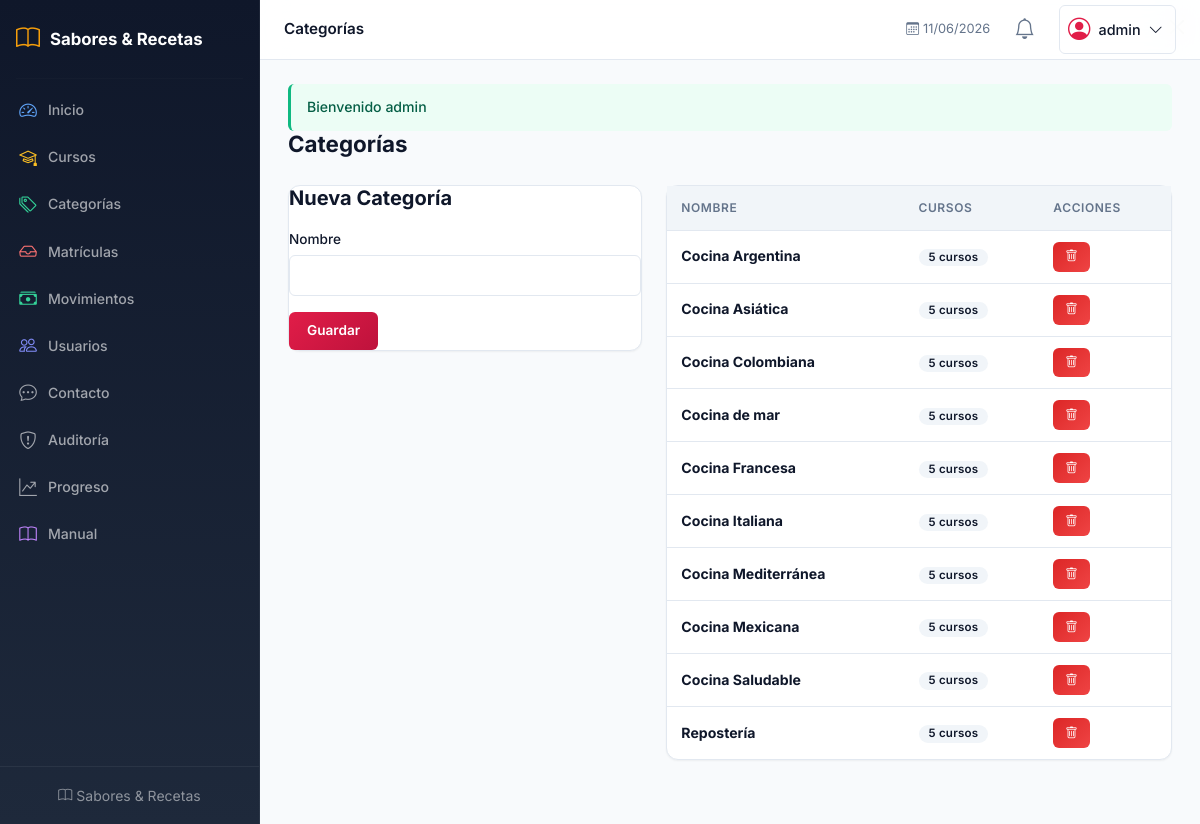
Page /index.php/categorias (signed in) on the committed database.
### tables this page shows
CREATE TABLE categorias (
  id int(11) NOT NULL AUTO_INCREMENT,
  name varchar(100) NOT NULL,
  description text,
  image_url varchar(255) DEFAULT '',
  created_at datetime DEFAULT CURRENT_TIMESTAMP,
  PRIMARY KEY (id)
);

### app/Core/Controller.php (called while the page is built, shortened)
<?php
abstract class Controller
{
    protected function view($view, $data = [])
    {
        extract($data);
        $viewPath = __DIR__ . '/../Views/' . str_replace('.', '/', $view) . '.php';
        ob_start(); require $viewPath; $content = ob_get_clean();
        require __DIR__ . '/../Views/layouts/main.php';
    }
}

### app/Controllers/CategoryController.php (called while the page is built, shortened)
<?php
class CategoryController extends Controller
{
    public function index()
    {
        $categorias = Category::withCourseCount();
        $this->view('categories.index', ['title' => 'Categorías', 'categorias' => $categorias]);
    }
}

### public/index.php (called while the page is built, shortened)
<?php
require_once __DIR__ . '/../app/autoload.php';
$router = new Router();
$router->get('login', 'AuthController@showLoginForm');
$router->post('login', 'AuthController@login');
$router->get('register', 'AuthController@showRegisterForm');
$router->post('register', 'AuthController@register');
$router->get('logout', 'AuthController@logout');
$router->get('admin', 'DashboardController@index', ['auth','role:admin']);
$router->get('/', 'DashboardController@index', ['auth','role:admin']);
$router->get('cursos', 'CourseController@index', ['auth','role:admin']);
$router->get('cursos/crear', 'CourseController@create', ['auth','role:admin']);
$router->post('cursos/guardar', 'CourseController@store', ['auth','role:admin']);
$router->get('cursos/editar/{id}', 'CourseController@edit', ['auth','role:admin']);
$router->post('cursos/actualizar/{id}', 'CourseController@update', ['auth','role:admin']);
$router->post('cursos/eliminar/{id}', 'CourseController@destroy', ['auth','role:admin']);
$router->get('categorias', 'CategoryController@index', ['auth','role:admin']);
$router->post('categorias/guardar', 'CategoryController@store', ['auth','role:admin']);
$router->post('categorias/eliminar/{id}', 'CategoryController@destroy', ['auth','role:admin']);
$router->get('catalogo', 'CartController@shop', ['auth']);
$router->post('api/carrito/checkout', 'CartController@checkout', ['auth','role:client']);
$router->get('inscripcion/{curso_id}', 'CartController@showEnrollmentForm', ['auth','role:client']);
$router->post('inscripcion/procesar', 'CartController@processEnrollment', ['auth','role:client']);
$router->get('mis-matriculas', 'CartController@myEnrollments', ['auth','role:client']);
$router->post('mis-matriculas/subir-pago', 'CartController@uploadPayment', ['auth','role:client']);
$router->get('admin/enrollments', 'EnrollmentController@pending', ['auth','role:admin']);
$router->post('admin/enrollments/aprobar/{id}', 'EnrollmentController@approve', ['auth','role:admin']);
$router->post('admin/enrollments/rechazar/{id}', 'EnrollmentController@reject', ['auth','role:admin']);
$router->get('admin/enrollments/todas', 'EnrollmentController@all', ['auth','role:admin']);
$router->post('admin/enrollments/cancelar/{id}', 'EnrollmentController@cancel', ['auth','role:admin']);
$router->get('movimientos', 'MovementController@index', ['auth','role:admin,worker']);
$router->post('movimientos/crear', 'MovementController@store', ['auth','role:admin,worker']);
$router->post('movimientos/aprobar/{id}', 'MovementController@approve', ['auth','role:admin']);
$router->post('movimientos/rechazar/{id}', 'MovementController@reject', ['auth','role:admin']);
$router->post('movimientos/eliminar/{id}', 'MovementController@destroy', ['auth','role:admin']);
$router->get('movimientos/exportar', 'MovementController@export', ['auth','role:admin,worker']);
$router->get('api/finance-data', 'MovementController@chartData', ['auth','role:admin']);
$router->get('usuarios', 'UserController@index', ['auth','role:admin']);
$router->get('usuarios/crear', 'UserController@create', ['auth','role:admin']);
$router->post('usuarios/guardar', 'UserController@store', ['auth','role:admin']);
$router->get('usuarios/editar/{id}', 'UserController@edit', ['auth','role:admin']);
$router->post('usuarios/actualizar/{id}', 'UserController@update', ['auth','role:admin']);
$router->post('usuarios/eliminar/{id}', 'UserController@destroy', ['auth','role:admin']);
$router->get('perfil', 'UserController@profile', ['auth']);
$router->get('perfil/editar', 'UserController@editProfile', ['auth']);
$router->post('perfil/actualizar', 'UserController@updateProfile', ['auth']);
$router->post('perfil/foto', 'UserController@uploadProfilePhoto', ['auth']);
$router->get('mis-cursos', 'UserController@myCourses', ['auth','role:client']);
$router->get('configuracion', 'UserController@settings', ['auth']);
$router->post('api/configuracion/notificaciones', 'UserController@saveNotifPrefs', ['auth']);
$router->get('manual', 'PageController@manual', ['auth']);
$router->get('api/notificaciones', 'PageController@notifications', ['auth']);
$router->post('api/notificaciones/leer/{id}', 'PageController@markRead', ['auth']);
$router->post('api/notificaciones/leer-todas', 'PageController@markAllRead', ['auth']);
$router->post('api/notificaciones/eliminar/{id}', 'PageController@deleteNotif', ['auth']);
$router->get('factura/{id}', 'InvoiceController@download', ['auth','role:admin,client']);
$router->get('factura/{id}/html', 'InvoiceController@preview', ['auth','role:admin,client']);
$router->get('contacto', 'ContactController@showForm');
$router->post('contacto/enviar', 'ContactController@send');
$router->get('contactos', 'ContactController@index', ['auth','role:admin']);
$router->post('contactos/eliminar/{id}', 'ContactController@destroy', ['auth','role:admin']);
$router->get('auditoria', 'AuditController@index', ['auth','role:admin']);
$router->get('recuperar-contrasena', 'AuthController@showForgotForm');
$router->post('recuperar-contrasena', 'AuthController@sendReset');
$router->get('restablecer-contrasena/{token}', 'AuthController@showResetForm');
$router->post('restablecer-contrasena/{token}', 'AuthController@doReset');
$router->post('api/usuarios/reset-password/{id}', 'AuthController@adminResetUser', ['auth','role:admin']);
$router->get('curso/{id}', 'CourseViewController@show', ['auth','role:client']);
$router->get('curso/{id}/clase/{claseId}', 'CourseViewController@classView', ['auth','role:client']);
$router->post('api/curso/{id}/clase/{claseId}/completar', 'CourseViewController@completeClass', ['auth','role:client']);
$router->get('curso/{id}/examen/{examenId}', 'ExamController@take', ['auth','role:client']);
$router->post('curso/{id}/examen/{examenId}/enviar', 'ExamController@submit', ['auth','role:client']);
$router->get('curso/{id}/examen/{examenId}/resultado/{intentoId}', 'ExamController@result', ['auth','role:client']);
$router->get('cursos/{id}/contenido', 'CourseController@manageContent', ['auth','role:admin']);
$router->post('api/cursos/{id}/modulos/guardar', 'CourseController@storeModule', ['auth','role:admin']);
$router->post('api/cursos/{id}/modulos/actualizar/{modId}', 'CourseController@updateModule', ['auth','role:admin']);
$router->post('api/cursos/{id}/modulos/eliminar/{modId}', 'CourseController@deleteModule', ['auth','role:admin']);
$router->post('api/cursos/{id}/clases/guardar', 'CourseController@storeClass', ['auth','role:admin']);
$router->post('api/cursos/{id}/clases/actualizar/{claseId}', 'CourseController@updateClass', ['auth','role:admin']);
$router->post('api/cursos/{id}/clases/eliminar/{claseId}', 'CourseController@deleteClass', ['auth','role:admin']);
$router->post('api/cursos/{id}/examenes/guardar', 'CourseController@storeExam', ['auth','role:admin']);
$router->post('api/cursos/{id}/examenes/actualizar/{examenId}', 'CourseController@updateExam', ['auth','role:admin']);
$router->post('api/examenes/{id}/preguntas/guardar', 'CourseController@storeQuestion', ['auth','role:admin']);
$router->post('api/preguntas/eliminar/{pqId}', 'CourseController@deleteQuestion', ['auth','role:admin']);
$router->get('admin/progreso', 'CourseController@progress', ['auth','role:admin']);
$router->get('', 'AuthController@redirectHome');
$router->dispatch();

### index.php (called while the page is built, shortened)
<?php
require __DIR__ . '/public/index.php';

### app/Helpers/functions.php (called while the page is built, shortened)
<?php
function e($v) { return Security::sanitize($v); }
function url($p = '') {
    $base = rtrim(dirname($_SERVER['SCRIPT_NAME']), '/');
    if ($p !== '') $base .= '/index.php';
    return $base . '/' . ltrim($p, '/');
}

### app/autoload.php (called while the page is built, shortened)
<?php
spl_autoload_register(function ($class) {
    $prefix = 'App\\';
    $baseDir = __DIR__ . '/';
    $len = strlen($prefix);
    $file = $baseDir . str_replace('\\', '/', substr($class, $len)) . '.php';
});
require_once __DIR__ . '/Helpers/functions.php';

### config/database.php (called while the page is built, shortened)
<?php
$envFile = __DIR__ . '/.env';
return [
    'host' => getenv('DB_HOST') ?: 'localhost',
    'port' => getenv('DB_PORT') ?: '3306',
    'dbname' => getenv('DB_NAME') ?: 'sabores_recetas',
    'username' => getenv('DB_USER') ?: 'root',
    'password' => getenv('DB_PASS') ?: '',
    'charset' => 'utf8mb4',
];

### app/Core/Database.php (called while the page is built, shortened)
<?php
class Database
{
    private static $instance = null;
    private $pdo;
    private function __construct()
    {
        $config = require __DIR__ . '/../../config/database.php';
        $dsn = "mysql:host={$config['host']};port={$config['port']};dbname={$config['dbname']};charset={$config['charset']}";
        $this->pdo = new PDO($dsn, $config['username'], $config['password'], [
            PDO::ATTR_ERRMODE => PDO::ERRMODE_EXCEPTION,
            PDO::ATTR_DEFAULT_FETCH_MODE => PDO::FETCH_ASSOC,
            PDO::ATTR_EMULATE_PREPARES => false,
        ]);
    }
    public static function getInstance()
    {
        if (self::$instance === null) self::$instance = new self();
        return self::$instance;
    }
    public function getConnection() { return $this->pdo; }
    public static function query($sql, $params = [])
    {
        $stmt = self::getInstance()->getConnection()->prepare($sql);
        $stmt->execute($params);
        return $stmt;
    }
    public static function fetchAll($sql, $params = []) { return self::query($sql, $params)->fetchAll(); }
}

### app/Models/Category.php (called while the page is built, shortened)
<?php
class Category extends Model
{
    public static function withCourseCount()
    {
        return \App\Core\Database::fetchAll("SELECT cat.*, (SELECT COUNT(*) FROM cursos WHERE category_id=cat.id AND status='active') as course_count FROM categorias cat ORDER BY cat.name");
    }
}

### app/Helpers/Security.php (called while the page is built, shortened)
<?php
class Security
{
    public static function sanitize($input) { return htmlspecialchars($input, ENT_QUOTES, 'UTF-8'); }
}

### app/Views/categories/index.php (the view, shortened to what this page needs)
<div class="d-flex justify-content-between align-items-center mb-4">
    <h1 class="page-title">Categorías</h1>
</div>
<div class="row">
    <div class="col-md-5 mb-4">
        <div class="card-modern">
            <div class="card-body">
                <h5 class="fw-bold mb-3">Nueva Categoría</h5>
                <form class="form-modern" method="post" action="<?= url('categorias/guardar') ?>">
                    <div class="mb-3">
                        <label class="form-label">Nombre</label>
                        <input type="text" name="name" class="form-control" required>
                    </div>
                    <button type="submit" class="btn-modern btn-modern-primary">Guardar</button>
                </form>
            </div>
        </div>
    </div>
    <div class="col-md-7 mb-4">
        <div class="card-modern">
            <div class="card-body p-0">
                <div class="table-responsive">
                    <table class="table-modern mb-0">
                        <thead><tr><th>Nombre</th><th>Cursos</th><th>Acciones</th></tr></thead>
                        <tbody>
                            <?php if (empty($categorias)): ?>
                            <tr><td colspan="3"><div class="empty-state"><i class="bi bi-tags"></i><p>No hay categorías</p></div></td></tr>
                            <?php else: ?>
                            <?php foreach ($categorias as $cat): ?>
                            <tr>
                                <td class="fw-bold"><?= e($cat['name']) ?></td>
                                <td><span class="badge bg-light text-dark"><?= $cat['course_count'] ?? 0 ?> cursos</span></td>
                                <td>
                                    <form method="post" action="<?= url('categorias/eliminar/' . $cat['id']) ?>" class="d-inline" onsubmit="return confirm('¿Eliminar categoría?')">
                                        <button type="submit" class="btn-modern btn-modern-danger btn-modern-sm"><i class="bi bi-trash"></i></button>
                                    </form>
                                </td>
                            </tr>
                            <?php endforeach; ?>
                            <?php endif; ?>
                        </tbody>
                    </table>
                </div>
            </div>
        </div>
    </div>
</div>

### app/Core/Router.php (shortened to what this page needs)
<?php
class Router
{
    private $routes = [];
    private function addRoute($method, $route, $action, $middleware)
    {
        $route = preg_replace('/\{([a-zA-Z_]+)\}/', '(?P<$1>[^/]+)', $route);
        $this->routes[] = ['method' => $method, 'route' => $route, 'pattern' => '#^' . $route . '$#', 'action' => $action, 'middleware' => $middleware];
    }
    public function dispatch()
    {
        $method = $_SERVER['REQUEST_METHOD'];
        $uri = trim(str_replace(dirname($_SERVER['SCRIPT_NAME']), '', parse_url($_SERVER['REQUEST_URI'], PHP_URL_PATH)), '/');
        $uri = preg_replace('#^index\.php/?#', '', $uri);
        foreach ($this->routes as $r) {
            if ($r['method'] !== $method) continue;
            $testUri = $r['route'] === '/' ? ($uri === '' ? '/' : null) : $uri;
            if ($testUri === null) continue;
            if (!preg_match($r['pattern'], $testUri, $matches)) continue;
            $params = array_filter($matches, 'is_string', ARRAY_FILTER_USE_KEY);
            list($ctrl, $meth) = explode('@', $r['action']);
            call_user_func_array([new $class(), $meth], $params);
            return;
        }
    }
}

### rows in the picture
categorias: name "Cocina Argentina", course_count "5"
categorias: name "Cocina Asiática", course_count "5"
categorias: name "Cocina Colombiana", course_count "5"
categorias: name "Cocina de mar", course_count "5"
categorias: name "Cocina Francesa", course_count "5"
categorias: name "Cocina Italiana", course_count "5"
categorias: name "Cocina Mediterránea", course_count "5"
categorias: name "Cocina Mexicana", course_count "5"
categorias: name "Cocina Saludable", course_count "5"
categorias: name "Repostería", course_count "5"

### other values in the picture
$msg "Bienvenido admin"
